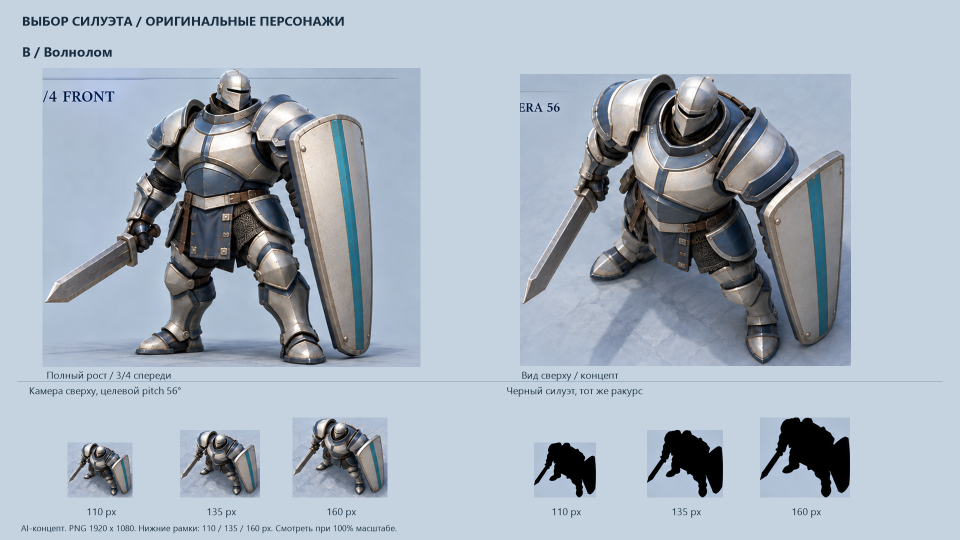
#> input picture art/concepts/2026-10-09-hero-b-breakwater-v1.png, 1920 x 1080 px (shown at 1/2 size)
$ python p5_compose.py ../../art/concepts/2026-10-09-hero-b-breakwater-v1.png
#> lines starting #> are read from the running program, lines starting #| are printed output that depends on the picture
"""Compose honest native crops, form cycles and mask-derived area measurements."""
import json
from pathlib import Path
import numpy as np
from PIL import Image,ImageDraw,ImageFont
ROOT=Path(__file__).resolve().parents[2]; OUT=ROOT/'art/heroes/breakwater/p5'; TASK=ROOT/'.local/codex-tasks/hero-p5'; BG='#d6e0e6'
FONT='C:/Windows/Fonts/arial.ttf'
def label(im,xy,text,size=18): ImageDraw.Draw(im).text(xy,text,font=ImageFont.truetype(FONT,size),fill='#172d3c')
def save(im,path):
    path.parent.mkdir(parents=True,exist_ok=True); im.save(path,optimize=True)
    assert path.stat().st_size<8*1024*1024,path
def tile(folder,name,height=None,black=False):
    mask=Image.open(folder/(name+'-mask.png')).getchannel('A'); box=mask.getbbox(); mask=mask.crop(box)
    image=Image.new('RGB',mask.size,BG); color=Image.open(folder/(name+'.png')).convert('RGB').crop(box)
    image.paste((0,0,0) if black else color,(0,0,mask.width,mask.height) if black else (0,0),mask)
    if height: image=image.resize((round(image.width*height/image.height),height),Image.Resampling.LANCZOS)
    return image
def metrics(folder,yaws=range(0,360,45)):
    result={}
    colors=np.array([[255,0,0],[0,255,0],[0,0,255],[255,255,0],[0,255,255],[255,0,255]])
    keys=['white','navy','steel','dark','cyan','bronze']
    for yaw in yaws:
        name=f'game-{yaw:03}'; a=np.array(Image.open(folder/(name+'-id.png')).convert('RGBA')); active=a[:,:,3]>=128; pixels=a[:,:,:3][active].astype(float); classes=((pixels[:,None,:]-colors[None,:,:])**2).sum(axis=2).argmin(axis=1)
        counts={key:int((classes==i).sum()) for i,key in enumerate(keys)}
        counts['visible_total']=int(active.sum()); fractions={key:round(value/active.sum()*100,3) for key,value in counts.items() if key!='visible_total'}
        greens=[]
        for suffix in ['leg-visible','leg-no-shield']:
            arr=np.array(Image.open(folder/(name+'-'+suffix+'.png')).convert('RGBA')); greens.append(int(((arr[:,:,1]>128)&(arr[:,:,0]<64)&(arr[:,:,3]>=128)).sum()))
        result[str(yaw)]={'pixels':counts,'percent':fractions,'left_leg_visible':greens[0],'left_leg_without_shield':greens[1],'shield_left_leg_cover_percent':round(max(0,greens[1]-greens[0])/max(1,greens[1])*100,3)}
    return result
def cycles():
    v1=TASK/'cycles/v1/renders'; v2=TASK/'cycles/v2/renders'; p4=ROOT/'art/heroes/breakwater/p4/renders'
    for i,(before,after) in enumerate([(p4,v1),(v1,v2)],1):
        canvas=Image.new('RGB',(1800,900),BG)
        label(canvas,(20,12),f'P5 / цикл {i} / до и после / одинаковая камера',28)
        for j,(folder,title) in enumerate([(before,'До'),(after,'После')]):
            label(canvas,(20+j*900,54),title+' / '+str(folder.parent.name),22)
            for k,name in enumerate(['three-quarter','back-three-quarter']): canvas.paste(Image.open(folder/(name+'.png')).convert('RGB').resize((430,430)),(15+j*900+k*445,100))
            for k,h in enumerate([110,135,160]):
                t=tile(folder,'game-045',h); canvas.paste(t,(80+j*900+k*275,770-h)); label(canvas,(80+j*900+k*275,785),f'{h} px')
        label(canvas,(20,852),'Look renders Blender, display. Это сравнение формы, игровые кадры отдельно.',20)
        save(canvas,TASK/f'cycles/cycle{i}-before-after.png')
def compose():
    renders=OUT/'renders'; old=ROOT/'art/heroes/breakwater/p4/renders'; canvas=Image.new('RGB',(1920,1080),BG)
#> after `canvas = Image.new('RGB', (1920, 1080), BG)`:
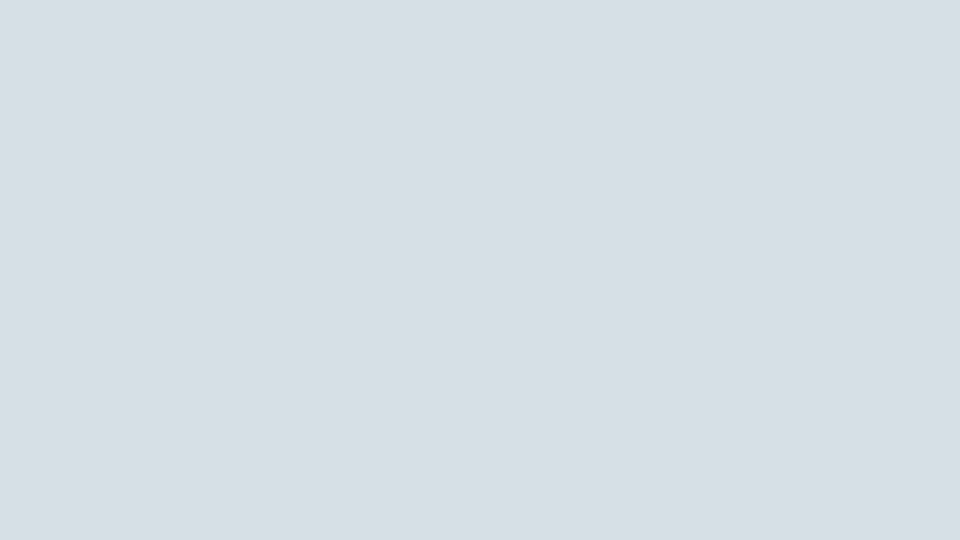
#> canvas: PIL image 1920x1080 RGB (shown at 1/2 size); mean R, G, B 214, 224, 230
    label(canvas,(25,18),'Волнолом P5 / отдельная проба / Blender',30)
    concept=Image.open(ROOT/'art/concepts/2026-10-09-hero-b-breakwater-v1.png').convert('RGB').crop((84,136,841,735)); concept.thumbnail((430,470)); canvas.paste(concept,(20,90))
#> after `concept = Image.open(ROOT / 'art/concepts/2026-10-09-hero-b-breakwater`:
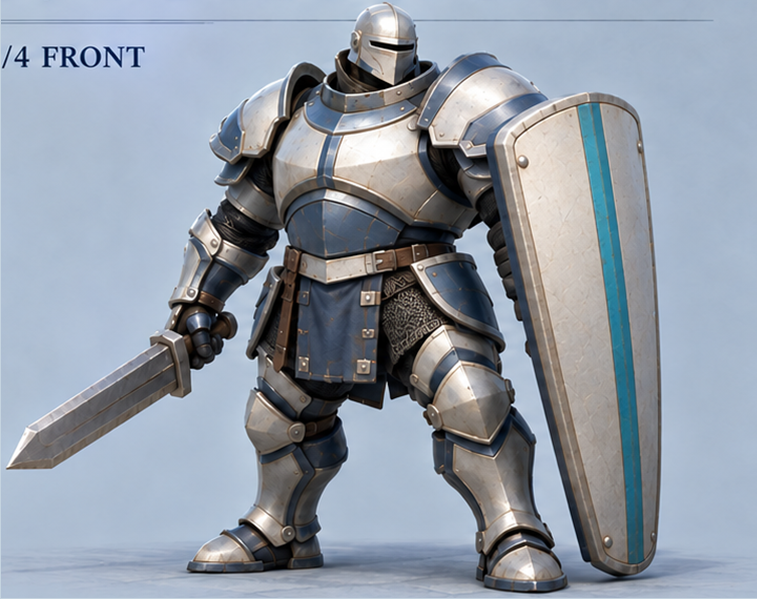
#> concept: PIL image 757x599 RGB; mean R, G, B 144, 153, 165
#> after `canvas.paste(concept, (20, 90))`:
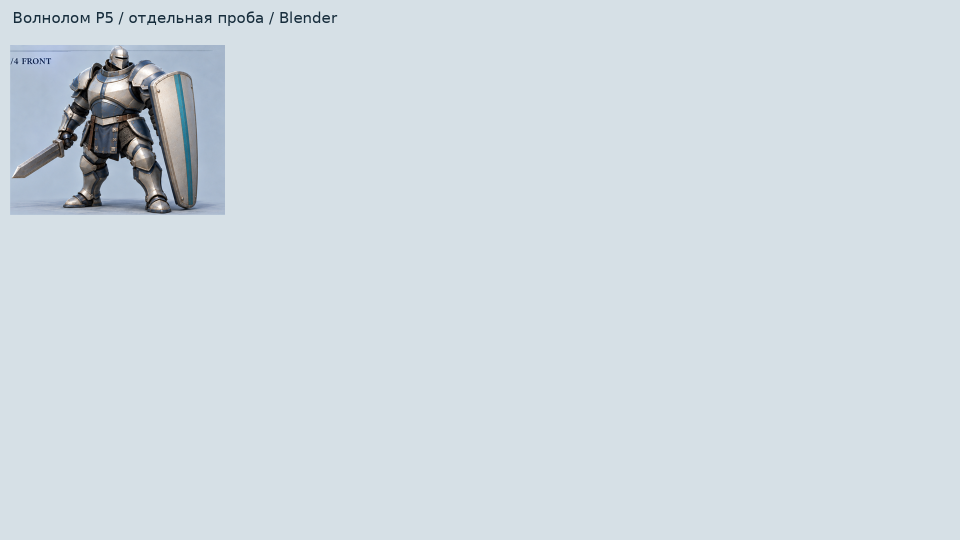
#> canvas: PIL image 1920x1080 RGB (shown at 1/2 size); mean R, G, B 208.7, 218.6, 225.1
    for x,name in [(480,'three-quarter'),(965,'back-three-quarter'),(1450,'side')]:
        t=tile(renders,name,440); t.thumbnail((450,440)); canvas.paste(t,(x,90)); label(canvas,(x,550),name)
    label(canvas,(25,603),'8 направлений / native projected pixels / камера 56, FOV 45, distance 19',22)
    for i,yaw in enumerate(range(0,360,45)):
        name=f'game-{yaw:03}'; t=tile(renders,name); canvas.paste(t,(25+i*236+(205-t.width)//2,690)); label(canvas,(85+i*236,920),str(yaw)+' deg')
    save(canvas,OUT/'sheet-p5.png')
    strip=Image.new('RGB',(1920,620),BG); label(strip,(25,18),'P5 / 8 направлений / цвет + черный силуэт / native',28)
    for i,yaw in enumerate(range(0,360,45)):
        name=f'game-{yaw:03}'
        for black,y in [(False,100),(True,360)]:
            t=tile(renders,name,black=black); strip.paste(t,(25+i*236+(205-t.width)//2,y))
        label(strip,(85+i*236,280),str(yaw)+' deg')
    save(strip,OUT/'sheet-p5-directions.png')
    pair=Image.new('RGB',(1920,1120),BG); label(pair,(25,18),'P4 / P5 / та же камера и display pose',30)
    for j,folder in enumerate([old,renders]):
        label(pair,(25+j*960,62),'P4' if j==0 else 'P5',24)
        for k,name in enumerate(['three-quarter','back-three-quarter']): pair.paste(Image.open(folder/(name+'.png')).convert('RGB').resize((465,465)),(10+j*960+k*475,100))
        for i,yaw in enumerate([0,45,135,225]):
            for black,y in [(False,640),(True,880)]:
                t=tile(folder,f'game-{yaw:03}',135,black); pair.paste(t,(20+j*960+i*235+(210-t.width)//2,y))
            label(pair,(90+j*960+i*235,1030),str(yaw)+' deg')
    save(pair,OUT/'sheet-p5-vs-p4.png')
    old_metrics=json.loads((ROOT/'art/heroes/breakwater/silhouette-metrics-p3.json').read_text()); mask=Image.open(renders/'three-quarter-mask.png').getchannel('A'); b=mask.getbbox(); ar=np.array(mask.crop(b))>=128; numbers=dict(aspect_ratio=ar.shape[1]/ar.shape[0],fill_ratio=float(ar.mean()),native_bbox=b)
    numbers['relative_error_to_concept']={k:abs(numbers[k]/old_metrics['concept_3quarter'][k]-1) for k in ['aspect_ratio','fill_ratio']}; numbers['within_12_percent']=all(v<=.12 for v in numbers['relative_error_to_concept'].values()); (OUT/'silhouette-metrics-p5.json').write_text(json.dumps(numbers,indent=2),encoding='utf-8')
    unity=json.loads((TASK/'unity-area-metrics.json').read_text())
    results={'method':'Blender flat material ID, alpha>=128, nearest RGB category, all visible geometry including equipment. Display and source Idle frame1 per8directions. Actual arena data is authoritative Unity-ID: same ArenaActor, camera and frozen Idle phase0.01. FBX axis transform measured as Blender(x,y,z)->Unity(-x,z,-y), so hero yaw145.196 corresponds to Blender camera-relative34.804. The old325.201 conversion was mirrored and rejected.','P4_display':metrics(TASK/'p4-masks'),'P5_display':metrics(renders),'P4_Idle':metrics(TASK/'p4-idle-masks'),'P5_Idle':metrics(OUT/'idle-masks'),'P4_UnityIdle':unity['P4'],'P5_UnityIdle':unity['P5'],'native_ID_method':unity['method']}
    (OUT/'area-metrics-p5.json').write_text(json.dumps(results,indent=2),encoding='utf-8')
if __name__=='__main__':
    import sys
#> (the run stopped early here; a loop or call above may not have finished)
